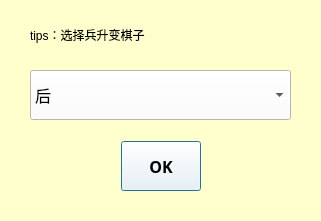
<?xml version="1.0" encoding="UTF-8"?>
<ui version="4.0">
 <class>UpDialog</class>
 <widget class="QDialog" name="UpDialog">
  <property name="geometry">
   <rect>
    <x>0</x>
    <y>0</y>
    <width>321</width>
    <height>221</height>
   </rect>
  </property>
  <property name="windowTitle">
   <string>选择升变类型</string>
  </property>
  <property name="styleSheet">
   <string notr="true">background-color: rgb(255, 255, 205);</string>
  </property>
  <widget class="QWidget" name="">
   <property name="geometry">
    <rect>
     <x>30</x>
     <y>20</y>
     <width>261</width>
     <height>171</height>
    </rect>
   </property>
   <layout class="QVBoxLayout" name="verticalLayout">
    <item>
     <layout class="QHBoxLayout" name="horizontalLayout_2">
      <item>
       <widget class="QLabel" name="label">
        <property name="minimumSize">
         <size>
          <width>200</width>
          <height>30</height>
         </size>
        </property>
        <property name="maximumSize">
         <size>
          <width>200</width>
          <height>30</height>
         </size>
        </property>
        <property name="styleSheet">
         <string notr="true">font: 75 12pt &quot;Tw Cen MT&quot;;</string>
        </property>
        <property name="text">
         <string>tips：选择兵升变棋子</string>
        </property>
       </widget>
      </item>
      <item>
       <spacer name="horizontalSpacer_3">
        <property name="orientation">
         <enum>Qt::Horizontal</enum>
        </property>
        <property name="sizeHint" stdset="0">
         <size>
          <width>40</width>
          <height>20</height>
         </size>
        </property>
       </spacer>
      </item>
     </layout>
    </item>
    <item>
     <spacer name="verticalSpacer">
      <property name="orientation">
       <enum>Qt::Vertical</enum>
      </property>
      <property name="sizeHint" stdset="0">
       <size>
        <width>20</width>
        <height>40</height>
       </size>
      </property>
     </spacer>
    </item>
    <item>
     <widget class="QComboBox" name="comboBox">
      <property name="minimumSize">
       <size>
        <width>0</width>
        <height>50</height>
       </size>
      </property>
      <property name="maximumSize">
       <size>
        <width>16777215</width>
        <height>50</height>
       </size>
      </property>
      <property name="font">
       <font>
        <family>Tw Cen MT</family>
        <pointsize>12</pointsize>
       </font>
      </property>
      <property name="styleSheet">
       <string notr="true">background-color: rgb(255, 255, 255);</string>
      </property>
      <property name="editable">
       <bool>false</bool>
      </property>
      <item>
       <property name="text">
        <string>后</string>
       </property>
      </item>
      <item>
       <property name="text">
        <string>象</string>
       </property>
      </item>
      <item>
       <property name="text">
        <string>车</string>
       </property>
      </item>
      <item>
       <property name="text">
        <string>马</string>
       </property>
      </item>
     </widget>
    </item>
    <item>
     <spacer name="verticalSpacer_2">
      <property name="orientation">
       <enum>Qt::Vertical</enum>
      </property>
      <property name="sizeHint" stdset="0">
       <size>
        <width>20</width>
        <height>40</height>
       </size>
      </property>
     </spacer>
    </item>
    <item>
     <layout class="QHBoxLayout" name="horizontalLayout">
      <item>
       <spacer name="horizontalSpacer">
        <property name="orientation">
         <enum>Qt::Horizontal</enum>
        </property>
        <property name="sizeHint" stdset="0">
         <size>
          <width>40</width>
          <height>20</height>
         </size>
        </property>
       </spacer>
      </item>
      <item>
       <widget class="QPushButton" name="pushButton">
        <property name="minimumSize">
         <size>
          <width>0</width>
          <height>50</height>
         </size>
        </property>
        <property name="maximumSize">
         <size>
          <width>16777215</width>
          <height>50</height>
         </size>
        </property>
        <property name="font">
         <font>
          <family>Tw Cen MT</family>
          <pointsize>12</pointsize>
          <weight>75</weight>
          <bold>true</bold>
         </font>
        </property>
        <property name="styleSheet">
         <string notr="true">background-color: rgb(255, 255, 255);</string>
        </property>
        <property name="text">
         <string>OK</string>
        </property>
       </widget>
      </item>
      <item>
       <spacer name="horizontalSpacer_2">
        <property name="orientation">
         <enum>Qt::Horizontal</enum>
        </property>
        <property name="sizeHint" stdset="0">
         <size>
          <width>40</width>
          <height>20</height>
         </size>
        </property>
       </spacer>
      </item>
     </layout>
    </item>
   </layout>
  </widget>
 </widget>
 <resources/>
 <connections/>
</ui>
